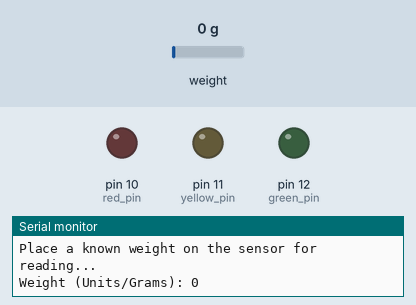
Bench run of a sketch on a simulated Arduino Uno, built with avr-gcc and run on an emulated ATmega328P. On the bench: output pins drawn as LEDs (lit = HIGH), the last lines printed to the serial monitor. The inputs (shaded band) are chosen by the test bench; at power-on: weight on the scale 0 g.

Above: at 2.3 s.
2.4 s: weight on the scale set to 82 g
4.3 s: weight on the scale set to 96 g
At 5.9 s:
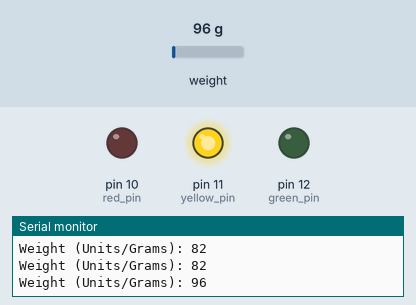
6.6 s: weight on the scale set to 98 g
At 7.5 s:
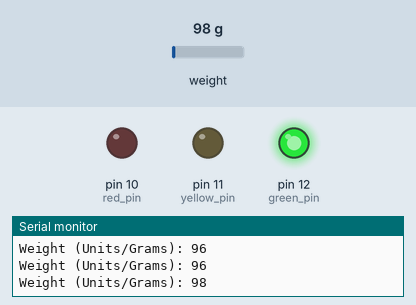
8.6 s: weight on the scale set to 112 g
At 10.2 s:
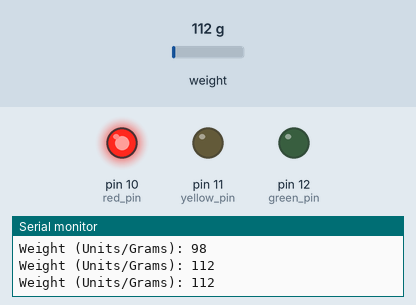
10.6 s: weight on the scale set to 100 g
At 11.8 s:
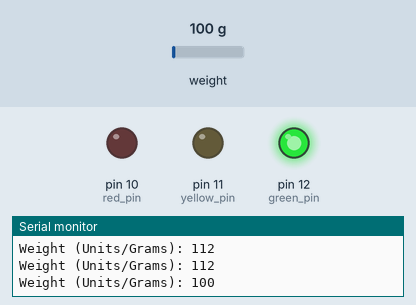
Timing chart, 0 to 13.6 s (numbered marks = the images above; inputs shaded):
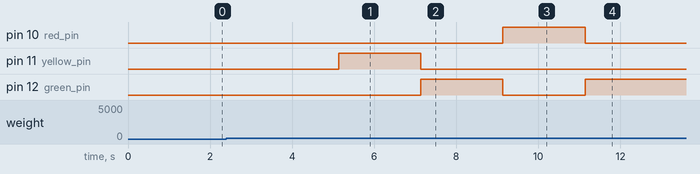

Measured:
- the behaviour switches between 87 and 88 g on weight on the scale (found by bisection; images 0 and 1)
- the behaviour switches between 97 and 98 g on weight on the scale (found by bisection; images 1 and 2)
- the behaviour switches between 102 and 103 g on weight on the scale (found by bisection; images 2 and 3)
- after the input at 4.3 s, pin 11 (yellow_pin): LOW → HIGH after 0.84 s
- after the input at 6.6 s, pin 11 (yellow_pin): HIGH → LOW after 0.54 s; pin 12 (green_pin): LOW → HIGH after 0.54 s
- after the input at 8.6 s, pin 10 (red_pin): LOW → HIGH after 0.54 s; pin 12 (green_pin): HIGH → LOW after 0.54 s
- after the input at 10.6 s, pin 10 (red_pin): HIGH → LOW after 0.54 s; pin 12 (green_pin): LOW → HIGH after 0.54 s

The sketch:

weight_indicator.ino
```cpp
#include "HX711.h"

const int LOADCELL_DOUT_PIN = 4; // Connect to HX711 DOUT (Data)
const int LOADCELL_SCK_PIN = 3;  // Connect to HX711 SCK (Clock)
// Pin Configuration
const int green_pin = 12;
const int yellow_pin = 11;
const int red_pin = 10;
// Weight Configuration
const int constantWeight = 100;
const int diffValue = 2;
const int uptoValue = 10;

// Initialize the HX711 library object
HX711 scale;

void setup() {
  // Start serial communication for monitor output
  Serial.begin(9600);
  Serial.println("--- HX711 Load Cell Reader Initialized ---");

  // Start communication with the sensor
  scale.begin(LOADCELL_DOUT_PIN, LOADCELL_SCK_PIN);

  // Check if the sensor is recognized
  if (scale.is_ready()) {
    Serial.println("HX711 is connected and ready.");
  } else {
    Serial.println("ERROR: HX711 not found. Check your wiring.");
  }

  Serial.print("Taring... Please remove all weight from the sensor.");
  scale.tare();
  Serial.println(" Done. The scale is now zeroed.");
  pinMode(green_pin,OUTPUT);
  pinMode(red_pin,OUTPUT);
  pinMode(yellow_pin,OUTPUT);

  scale.set_scale(374.9705882352941);
  Serial.println("----------------------------------------------");
  Serial.println("Place a known weight on the sensor for reading...");
}

void loop() {
  float weight = scale.get_units(10); // Average 10 readings for stability

  // Print the final weight reading
  Serial.print("Weight (Units/Grams): ");
  Serial.println(weight, 0);

  if(weight >= (constantWeight-diffValue) && weight <= (constantWeight+diffValue)) {
    // Green Glow -> 98 to 102
    digitalWrite(green_pin, HIGH);
    digitalWrite(yellow_pin,LOW);
    digitalWrite(red_pin,LOW);
  } else if(weight < (constantWeight-diffValue) && weight >= (constantWeight-(diffValue+uptoValue))) {
		// Yello Glow -> 88 to 97
		digitalWrite(yellow_pin, HIGH);
    digitalWrite(green_pin,LOW);
    digitalWrite(red_pin,LOW);
  } else if(weight > (constantWeight+diffValue) && weight <= (constantWeight+(diffValue+uptoValue))) {
		// Red Glow -> 103 to 112
		digitalWrite(red_pin, HIGH);
    digitalWrite(green_pin,LOW);
    digitalWrite(yellow_pin,LOW);
  } else {
		// All Light off when the weight not in 88 to 112
    digitalWrite(green_pin,LOW);
    digitalWrite(yellow_pin,LOW);
    digitalWrite(red_pin,LOW);
  }
}
```
